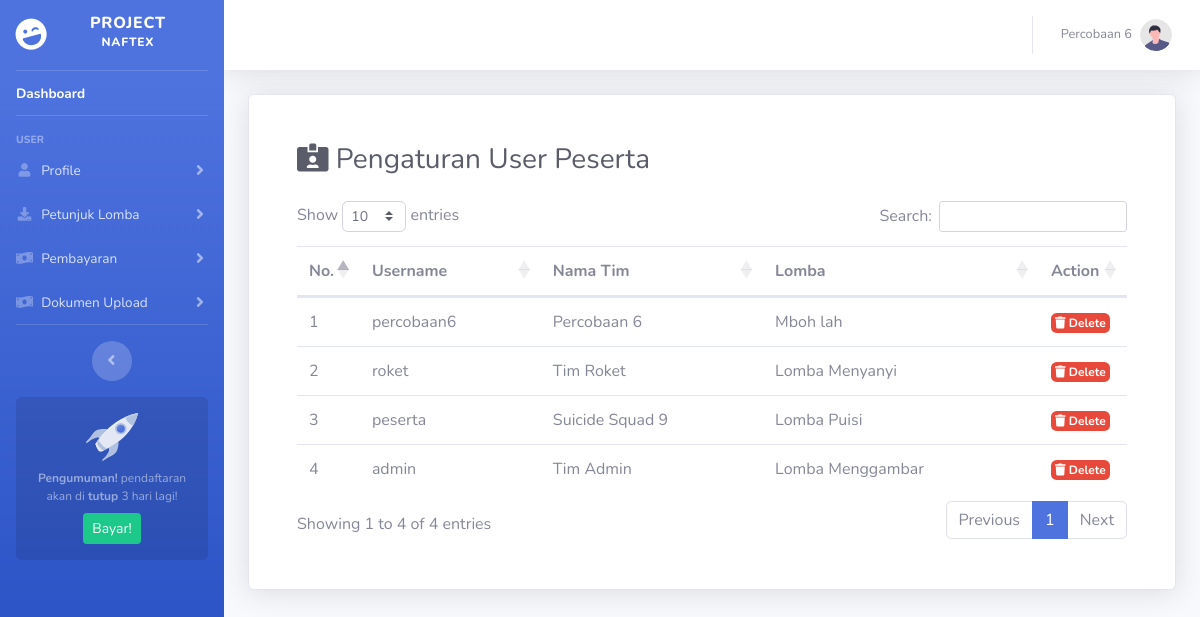
Page /dashboard/pengaturanUserPS.php (signed in) on the committed database.
### tables this page shows
CREATE TABLE `user` (
  `id_user` int(11) NOT NULL,
  `username` varchar(50) NOT NULL,
  `password` varchar(50) NOT NULL,
  `nama` varchar(50) NOT NULL,
  `email` varchar(50) NOT NULL,
  `level` varchar(50) NOT NULL,
  `foto` varchar(50) NOT NULL,
  `id_lomba` int(11) NOT NULL
);

CREATE TABLE `data_lomba` (
  `id_lomba` int(11) NOT NULL,
  `nama` varchar(50) NOT NULL,
  `harga` varchar(50) NOT NULL,
  `deskripsi2` varchar(50) NOT NULL
);

### dashboard/include/session.php (called while the page is built, shortened)
<?php
	if (isset($_SESSION['id_user'])) {
		$id_user = $_SESSION['id_user'];
		$query_n = mysqli_query($koneksi, "SELECT `nama` FROM `user` WHERE `id_user`='$id_user'");
	    while($data_n = mysqli_fetch_row($query_n)){
	      $nama = $data_n[0];
	    }
	}
?>

### dashboard/pengaturanUserPS.php (the view, shortened to what this page needs)
<?php
    include('../koneksi/koneksi.php');
    include('include/session.php');
?>
<!DOCTYPE html>
<html lang="en">
<head>
    <?php include "include/head.php" ?>
</head>
<body id="page-top">
    <div id="wrapper">
        <?php include "include/sidebar.php" ?>
        <div id="content-wrapper" class="d-flex flex-column">
            <div id="content">
                <?php include "include/navbar.php" ?>
                <div class="container-fluid">
                    <div class="container col-12 card shadow p-5">
                        <h1 class="h3 mb-4 text-gray-800"><i class="fas fa-id-card-alt"></i> Pengaturan User Peserta</h1>
                        <div class="row justify-content-center">
                            <div class="col-md-12">
                                <div class="table-responsive-md">
                                    <table id="dataTable" class="table table-hover">
                                        <thead>
                                            <tr>
                                                <th scope="col">No.</th>
                                                <th scope="col">Username </th>
                                                <th scope="col">Nama Tim</th>
                                                <th scope="col">Lomba</th>
                                                <th scope="col" width="50px">Action</th>
                                        </thead>
                                        <tbody>
                                            <?php
                                                $no=1;
                                                $sql_p = "SELECT user.username, user.nama, data_lomba.nama FROM `user` LEFT JOIN `data_lomba`
                                                ON data_lomba.id_lomba = user.id_lomba ORDER BY `id_user` DESC";
                                                $query_p = mysqli_query($koneksi,$sql_p);
                                                while($data_p = mysqli_fetch_row($query_p)){
                                                    $username   = $data_p[0];
                                                    $nama       = $data_p[1];
                                                    $lomba      = $data_p[2];
                                            ?>
                                            <tr>
                                                <td scope="row" class="td-nomer"><?= $no ?></td>
                                                <td><?= $username ?></td>
                                                <td><?= $nama ?></td>
                                                <td><?= $lomba ?></td>
                                                <td>
                                                    <a href="#" data-toggle="modal" data-target="#deleteUser" class="badge badge-danger p-1" onclick="setHapus('<?= $username ?>')"><i class="fas fa-trash"> </i> Delete</a>
                                                </td>
                                            </tr>
                                            <?php $no++; } ?>
                                        </tbody>
                                    </table>
                                </div>
                            </div>
                        </div>
                    </div>
                </div>
            </div>
        </div>
    </div>
</body>
</html>

### dashboard/include/navbar.php (shortened to what this page needs)
<nav class="navbar navbar-expand navbar-light bg-white topbar mb-4 static-top shadow">
    <ul class="navbar-nav ml-auto">
        <li class="nav-item dropdown no-arrow">
            <a class="nav-link dropdown-toggle" href="#" id="userDropdown" role="button" data-toggle="dropdown" aria-haspopup="true" aria-expanded="false">
                <span class="mr-2 d-none d-lg-inline text-gray-600 small"><?= $nama ?></span>
                <img class="img-profile rounded-circle" src="assets/img/undraw_profile.svg" />
            </a>
        </li>
    </ul>
</nav>

### dashboard/include/head.php (style rules this page uses)
.nav-item .nav-link { padding-top: 10px !important; padding-bottom: 10px !important }
.td-nomer { width: 10px; }

### rows in the picture
user: nama "Percobaan 6", username "percobaan6", id_lomba.nama "Mboh lah"
user: username "roket", nama "Tim Roket", id_lomba.nama "Lomba Menyanyi"
user: username "peserta", nama "Suicide Squad 9", id_lomba.nama "Lomba Puisi"
user: username "admin", nama "Tim Admin", id_lomba.nama "Lomba Menggambar"
